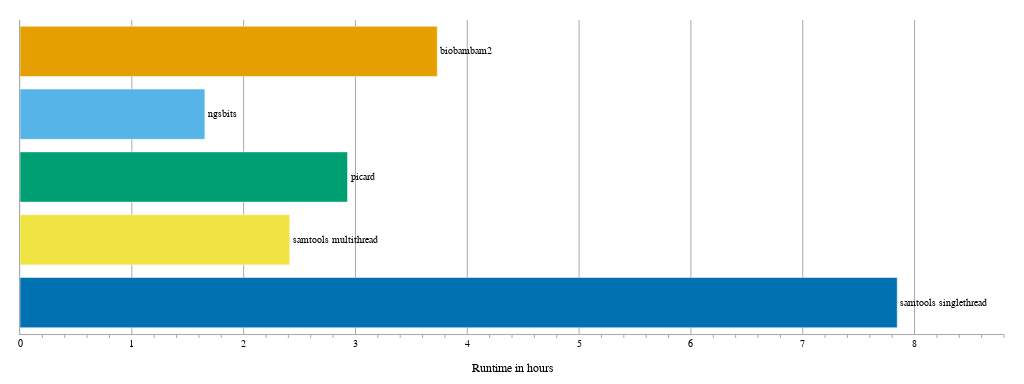

This figure's notebook cell:
### Markdown cell above
### Genomes

### Code cell
figure_runtime_genome = go.Figure()

for run_type in type_order:

    if len(df_grouped_genome[df_grouped_genome["type"] == run_type]) == 0:
        continue

    figure_runtime_genome.add_trace(
        go.Bar(
            name=run_type,
            text=run_type,
            textposition="outside",
            cliponaxis=False,
            y=[run_type],
            x=[
                df_grouped_genome[df_grouped_genome["type"] == run_type][
                    "duration"
                ].median()
            ],
            marker_color=type_to_color[run_type],
            orientation="h",
        ),
    )

figure_runtime_genome.update_layout(
    dict(
        width=570,
        height=215,
        margin=dict(l=20, r=20, t=20, b=20),
        template="plotly_white",
        font=dict(family="Arial", color="#000000", size=10),
        showlegend=False,
        xaxis_title="Runtime in hours",
        barmode="group",
    )
)
figure_runtime_genome.update_xaxes(
    zeroline=True,
    range=[
        0,
        ceil(df_grouped_genome["duration"].max()) * 1.1,
    ],
    title_font=dict(family="Arial", color="#000000", size=12),
    minor_ticks="outside",
    minor_tickcolor="darkgrey",
    showline=True,
    linecolor="darkgrey",
    gridcolor="darkgrey",
)
figure_runtime_genome.update_yaxes(
    showticklabels=False,
    showline=True,
    linecolor="darkgrey",
)
figure_runtime_genome.write_image("bam2fastqbenchmark_runtime_genome.pdf")

figure_runtime_genome.update_layout(
    dict(
        width=1024,
        height=384,
    )
)
figure_runtime_genome.show()

### Figure 1 — Plotly figure (JSON) as saved in the notebook; plotly's stock layout.template omitted (floating-point values rounded to 4 significant figures)
{"data": [{"cliponaxis": false, "marker": {"color": "#0072b2"}, "name": "samtools singlethread", "orientation": "h", "text": "samtools singlethread", "textposition": "outside", "type": "bar", "x": [7.845], "y": ["samtools singlethread"]}, {"cliponaxis": false, "marker": {"color": "#f0e442"}, "name": "samtools multithread", "orientation": "h", "text": "samtools multithread", "textposition": "outside", "type": "bar", "x": [2.413], "y": ["samtools multithread"]}, {"cliponaxis": false, "marker": {"color": "#009e73"}, "name": "picard", "orientation": "h", "text": "picard", "textposition": "outside", "type": "bar", "x": [2.929], "y": ["picard"]}, {"cliponaxis": false, "marker": {"color": "#56b4e9"}, "name": "ngsbits", "orientation": "h", "text": "ngsbits", "textposition": "outside", "type": "bar", "x": [1.653], "y": ["ngsbits"]}, {"cliponaxis": false, "marker": {"color": "#e69f00"}, "name": "biobambam2", "orientation": "h", "text": "biobambam2", "textposition": "outside", "type": "bar", "x": [3.732], "y": ["biobambam2"]}], "layout": {"barmode": "group", "font": {"color": "#000000", "family": "Arial", "size": 10}, "height": 384, "margin": {"b": 20, "l": 20, "r": 20, "t": 20}, "showlegend": false, "width": 1024, "xaxis": {"gridcolor": "darkgrey", "linecolor": "darkgrey", "minor": {"tickcolor": "darkgrey", "ticks": "outside"}, "range": [0, 8.8], "showline": true, "title": {"font": {"color": "#000000", "family": "Arial", "size": 12}, "text": "Runtime in hours"}, "zeroline": true}, "yaxis": {"linecolor": "darkgrey", "showline": true, "showticklabels": false}}}
